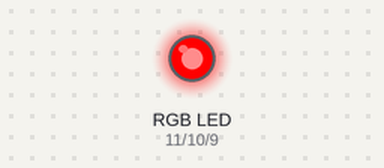
This sketch was run on a simulated Arduino Uno, built with avr-gcc and run on an emulated ATmega328P. Shown: an RGB LED mixed from three pins (HIGH = lit). Dim RGB values are drawn brighter than linear.

Above: at 0.05 s.
At 1.15 s:
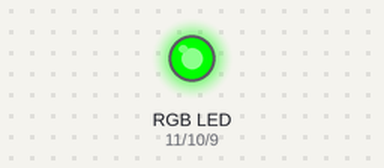
At 2.25 s:
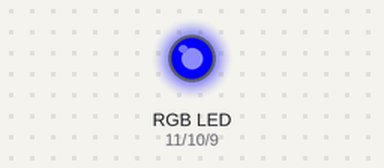
At 4.5 s:
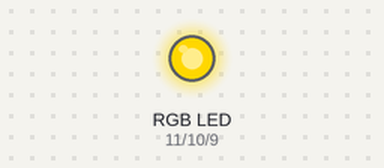
At 7.05 s:
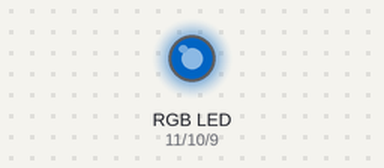
At 9.0 s:
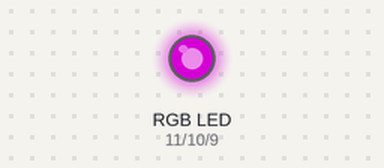
Timing chart, 0 to 11.7 s (numbered marks = the images above):
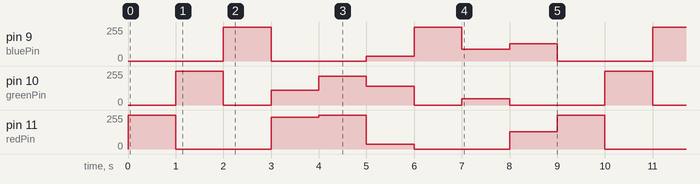

The sketch:

10.RGB_led_controll.ino
```cpp
const int redPin = 11;     // Red LED connected to PWM pin 11
const int greenPin = 10;   // Green LED connected to PWM pin 10
const int bluePin = 9;     // Blue LED connected to PWM pin 9

void setup() {
  // Set all RGB LED pins as output because we are controlling brightness
  pinMode(redPin, OUTPUT);
  pinMode(greenPin, OUTPUT);
  pinMode(bluePin, OUTPUT);
}

void loop() {

  // Show pure red color
  color(255, 0, 0);
  delay(1000);    // wait 1 second

  // Show pure green color
  color(0, 255, 0);
  delay(1000);

  // Show pure blue color
  color(0, 0, 255);
  delay(1000);

  // Show orange-ish color
  color(237, 109, 0);
  delay(1000);

  // Show gold/yellow color
  color(255, 215, 0);
  delay(1000);

  // Show forest green
  color(34, 139, 34);
  delay(1000);

  // Show deep blue
  color(0, 0, 255);
  delay(1000);

  // Show dark blue navy color
  color(0, 46, 90);
  delay(1000);

  // Show purple
  color(128, 0, 128);
  delay(1000);
}

// This function sets the brightness of each RGB LED channel
// Values range from 0 (OFF) to 255 (FULL BRIGHTNESS)
void color(unsigned char red, unsigned char green, unsigned char blue)
{
  analogWrite(redPin, red);     // Control red brightness
  analogWrite(greenPin, green); // Control green brightness
  analogWrite(bluePin, blue);   // Control blue brightness
}
```

Measured:
- by itself, pin 9 (bluePin): repeats every 9.0 s: 0/255 2.0 s, 34/255 1.0 s, 255/255 1.0 s, 90/255 1.0 s, 128/255 1.0 s, 0/255 2.0 s, 255/255 1.0 s
- by itself, pin 11 (redPin): repeats every 9.0 s: 0/255 2.0 s, 237/255 1.0 s, 255/255 1.0 s, 34/255 1.0 s, 0/255 2.0 s, 128/255 1.0 s, 255/255 1.0 s
- by itself, pin 10 (greenPin): repeats every 9.0 s: 0/255 1.0 s, 109/255 1.0 s, 215/255 1.0 s, 139/255 1.0 s, 0/255 1.0 s, 46/255 1.0 s, 0/255 2.0 s, 255/255 1.0 s
